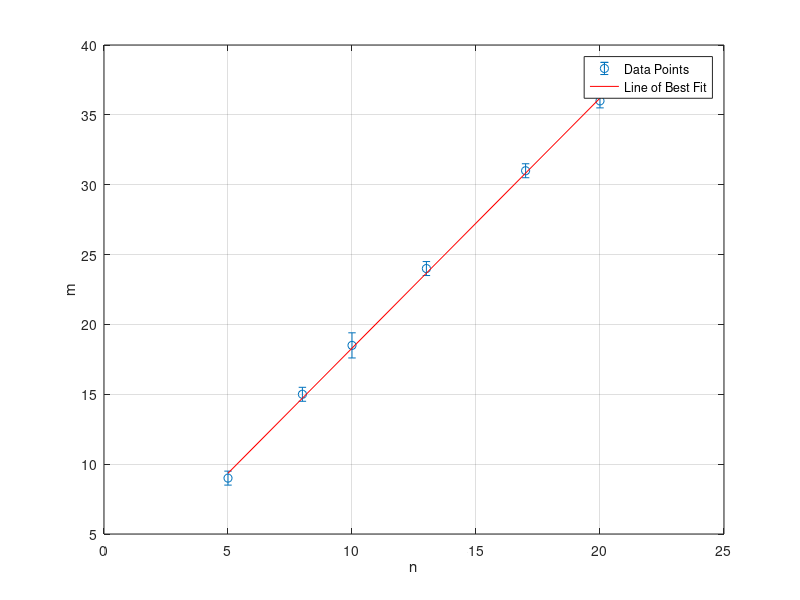

Source code (MATLAB):
% Script to display Linear regression plot
% Written by Samuel Allpass
% Version 1
% 4th August 2024

% Open the file
fid = fopen('data.dat', 'rt');
if fid == -1
    error('Cannot open file: data.dat');
end

% Read the first three lines with numeric data
dataLines = textscan(fid, '%f%f%f', 15, 'Delimiter', ',');
fclose(fid);

% Extract x, y, and uncertainty
x = dataLines{1};    % First column
y = dataLines{2};    % Second column
uncerty = dataLines{3};  % Third column

% Read the remaining lines for titles and coefficients
fid = fopen('data.dat', 'rt');
allLines = textscan(fid, '%s', 'Delimiter', '\n');
fclose(fid);

xtitle = allLines{1}{end-3};  % Title for x-axis
ytitle = allLines{1}{end-2};  % Title for y-axis
m = str2double(allLines{1}{end-1});  % Slope
c = str2double(allLines{1}{end});      % Intercept

% Display values
disp('x values:');
disp(x);
disp('y values:');
disp(y);
disp('uncerty values:');
disp(uncerty);

% Calculate the fit line
y_fit = m * x + c;

% Plot the results
figure;
errorbar(x, y, uncerty, 'o'); % Keep the circle markers for error bars
hold on;
plot(x, y_fit, '-r'); % Plot the line of best fit in red
xlabel(xtitle);
ylabel(ytitle);
legend('Data Points', 'Line of Best Fit');
grid on;
hold off;
